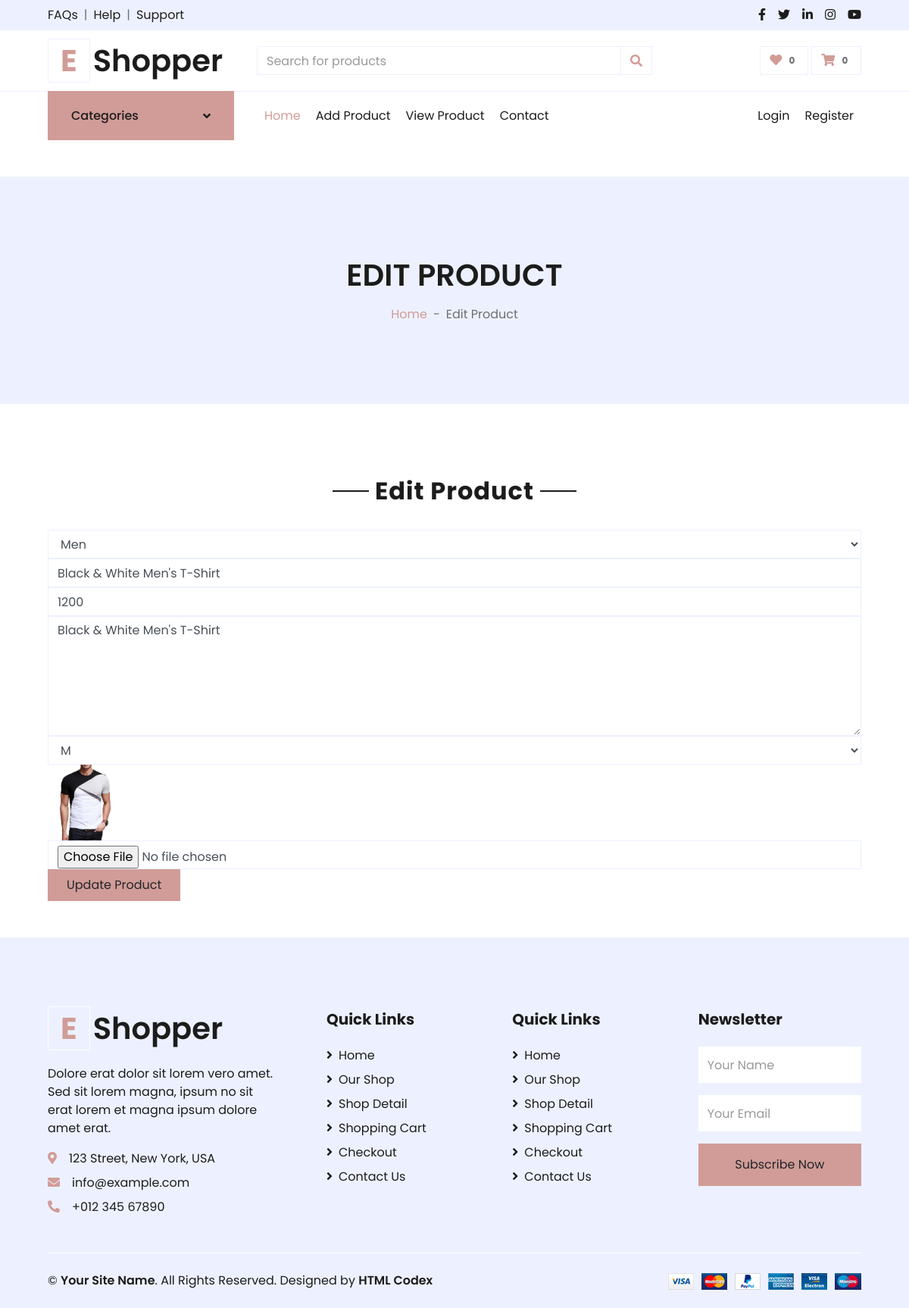
The app's page /seller-edit-product/1/ with its own data.
### myapp/models.py (models this page shows, shortened)
class Product(models.Model):
	category=(
			('men','men'),
			('women','women'),
			('kid','kid'),
		)
	size=(
			("s","s"),
			("m","m"),
			("l","l"),
			("xl","xl"),
			("xxl","xxl"),
		)
	seller=models.ForeignKey(User,on_delete=models.CASCADE)
	product_category=models.CharField(max_length=100,choices=category)
	product_name=models.CharField(max_length=100)
	product_price=models.PositiveIntegerField()
	product_desc=models.TextField()
	product_size=models.CharField(max_length=100,choices=size)
	product_image=models.ImageField(upload_to="product_pic/")

### myapp/views.py (the view)
# urls.py: path('seller-edit-product/<int:pk>/',views.seller_edit_product,name='seller-edit-product'),
def seller_edit_product(request,pk):
	product=Product.objects.get(pk=pk)
	if request.method=="POST":
		product.product_category=request.POST['product_category']
		product.product_name=request.POST['product_name']
		product.product_price=request.POST['product_price']
		product.product_desc=request.POST['product_desc']
		product.product_size=request.POST['product_size']
		try:
			product.product_image=request.FILES['product_image']
		except:
			pass
		product.save()
		msg="Product Updated Successfully"
		return render(request,'seller-edit-product.html',{'product':product,'msg':msg})
	else:
		return render(request,'seller-edit-product.html',{'product':product})

### myapp/templates/seller-edit-product.html (shortened to what this page needs)
{% extends 'seller-header.html' %}
{% load static %}
{% block content %}
<!DOCTYPE html>
<html lang="en">
<head>
</head>
<body>
    <div class="container-fluid bg-secondary mb-5">
        <div class="d-flex flex-column align-items-center justify-content-center" style="min-height: 300px">
            <h1 class="font-weight-semi-bold text-uppercase mb-3">Edit Product</h1>
            <div class="d-inline-flex">
                <p class="m-0"><a href="">Home</a></p>
                <p class="m-0 px-2">-</p>
                <p class="m-0">Edit Product</p>
            </div>
        </div>
    </div>
    <div class="container-fluid pt-5">
        <div class="text-center mb-4">
            <h2 class="section-title px-5"><span class="px-2">Edit Product</span></h2>
        </div>
        <div class="row px-xl-5">
            <div class="col-lg-12 mb-12">
                <div class="contact-form">
                    <form method="post" action="{% url 'seller-edit-product' pk=product.pk %}" enctype="multipart/form-data">
                        <div class="control-group">
                            <select name="product_category" class="form-control" id="name">
                                {% if product.product_category == "men" %}
                                    <option value="men" selected>Men</option>
                                {% elif product.product_category == "women" %}
                                    <option>---Select Product Category---</option>
                                    <option value="men">Men</option>
                                    <option value="women" selected>Women</option>
                                    <option value="kid">Kid</option>
                                {% elif product.product_category == "kid" %}
                                    <option>---Select Product Category---</option>
                                    <option value="men">Men</option>
                                    <option value="women">Women</option>
                                    <option value="kid" selected>Kid</option>
                                {% endif %}
                            </select>
                        </div>
                        <div class="control-group">
                            <input type="text" class="form-control" id="name" value="{{product.product_name}}" name="product_name">
                        </div>
                        <div class="control-group">
                            <input type="text" class="form-control" id="name" value="{{product.product_price}}" name="product_price">
                        </div>
                        <div class="control-group">
                            <textarea class="form-control" rows="6" id="message" name="product_desc">{{product.product_desc}}</textarea>
                        </div>
                        <div class="control-group">
                            <select name="product_size" class="form-control" id="name">
                                {% if product.product_size == "s" %}
                                    <option>---Select Product Size---</option>
                                    <option value="s" selected>S</option>
                                    <option value="m">M</option>
                                    <option value="l">L</option>
                                    <option value="xl">XL</option>
                                    <option value="xxl">XXL</option>
                                {% elif product.product_size == "m" %}
                                    <option value="m" selected>M</option>
                                {% endif %}
                            </select>
                        </div>
                        <div class="control-group">
                            <img src="{{product.product_image.url}}" width="100px" height="100px">
                        </div>
                        <div class="control-group">
                            <input type="file" class="form-control" id="email" name="product_image" />
                        </div>
                        <div>
                            <button class="btn btn-primary py-2 px-4" type="submit" id="sendMessageButton">Update Product</button>
                        </div>
                    </form>
                </div>
            </div>
        </div>
    </div>
</body>
</html>
{% endblock %}

### records on screen
Product: product_category "Men", product_name "Black & White Men's T-Shirt", product_price "1200", product_desc "Black & White Men's T-Shirt", product_size "M", product_image (picture)
